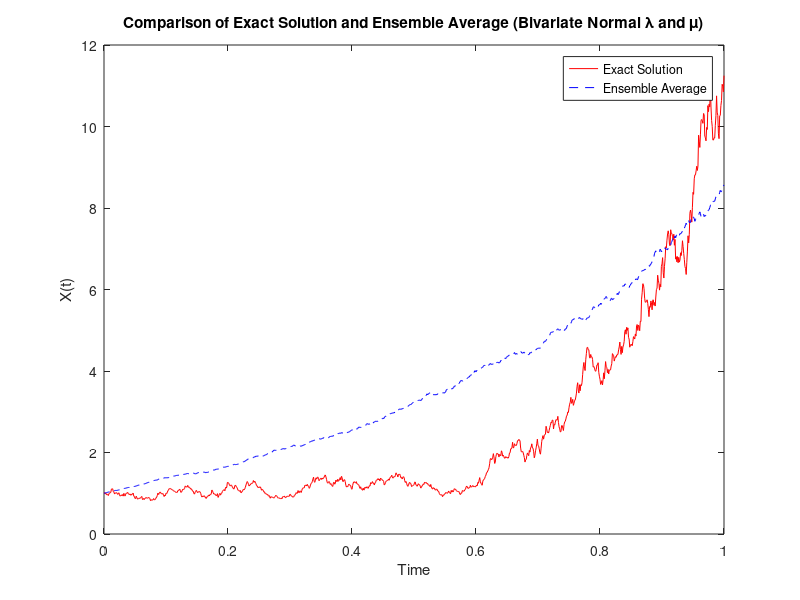

MATLAB code to generate this figure:
% Parameters
X0 = 1;
T = 1;
N = 1000;
dt = T/N;
num_simulations = 100;
mu_mean = 1;
lambda_mean = 2;
sigma_lambda = 0.05;
sigma_mu = 0.02;
rho = 0.7;

% Covariance matrix
Sigma = [sigma_lambda^2, rho*sigma_lambda*sigma_mu; rho*sigma_lambda*sigma_mu, sigma_mu^2];

% Time vector
t = linspace(0, T, N+1);

% Exact solution
W = [0 cumsum(sqrt(dt)*randn(1, N))]; % Brownian motion
X_exact = X0 * exp((lambda_mean - mu_mean^2 / 2) * t + mu_mean * W);

% Monte Carlo simulation
X_ensemble = zeros(num_simulations, N+1);
for j = 1:num_simulations
    % Sample from bivariate normal distribution
    sample = mvnrnd([lambda_mean, mu_mean], Sigma);
    lambda = sample(1);
    mu = sample(2);
    
    W = [0 cumsum(sqrt(dt)*randn(1, N))]; % Brownian motion for each simulation
    X = zeros(1, N+1);
    X(1) = X0;
    for i = 1:N
        X(i+1) = X(i) + lambda * X(i) * dt + mu * X(i) * (W(i+1) - W(i));
    end
    X_ensemble(j, :) = X;
end

% Ensemble average
X_avg = mean(X_ensemble);

% Plot results
figure;
plot(t, X_exact, 'r', 'DisplayName', 'Exact Solution');
hold on;
plot(t, X_avg, 'b--', 'DisplayName', 'Ensemble Average');
xlabel('Time');
ylabel('X(t)');
legend;
title('Comparison of Exact Solution and Ensemble Average (Bivariate Normal \lambda and \mu)');
